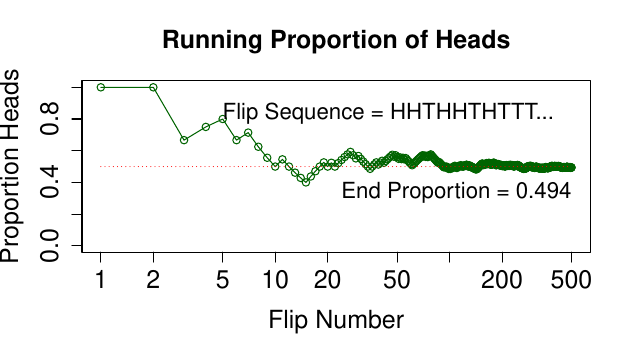

Write R code to recreate this figure.
# Goal: Toss a coin N times and compute the running proportion of heads.
N = 500
# Generate a random sample of N flips for a fair coin (heads=1, tails=0);
# the function "sample" is part of R:
set.seed(47405) # Comment to set the "seed" for the random number generator.
flipsequence = sample(x = c(0,1), prob = c(.5, .5), size = N, replace = TRUE)
# Compute the running proportion of heads
r = cumsum(flipsequence)
n = 1:N
runprop = r / n # Component by component division
# graph the running proportion
# To Learn about the parameters of the plot function
plot( n , runprop , type="o" , log="x" ,
      xlim=c(1,N) , ylim=c(0.0,1.0) , cex.axis=1.5 ,
      xlab="Flip Number" , ylab="Proportion Heads" , cex.lab=1.5 ,
      main="Running Proportion of Heads" , cex.main=1.5,
      col = "darkgreen")
# Plot a dotted horizontal line at y=.5, just as a reference line:
lines(c(1,N), c(.5,.5), lty = 3, col = "red")
# Display the beginning of the flip sequence. These string and character
# manipulations may seem mysterious, but you can de-mystify by unpacking
# the commands starting with the innermost parentheses or brackets and
# moving to the outermost.
flipletters = paste(c("T","H")[flipsequence[ 1:10] + 1], collapse = "")
displaystring = paste("Flip Sequence = ", flipletters,  "...", sep = "")
text(5, .9, displaystring, adj = c(0,1), cex = 1.3)
# Display the relative frequency at the end of the sequence
text(N, .3, paste("End Proportion =", runprop[N]), adj = c(1,0), cex = 1.3)
# Save the plot to an EPS file
dev.copy2pdf(file = "RunningProportion.pdf")
